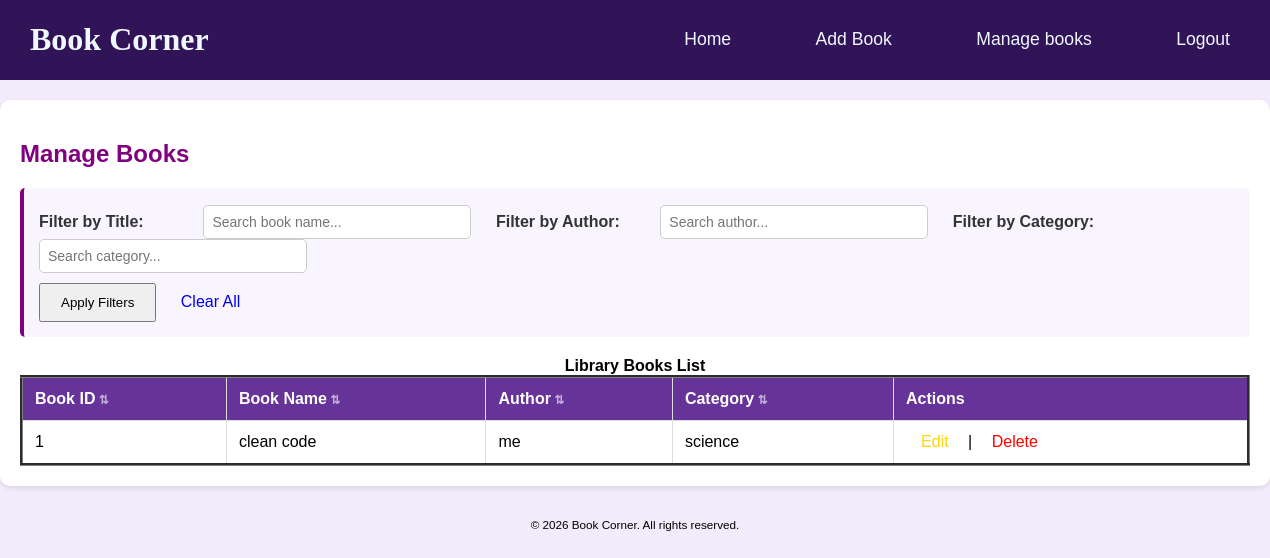
The app's page /manage-books/, older data.
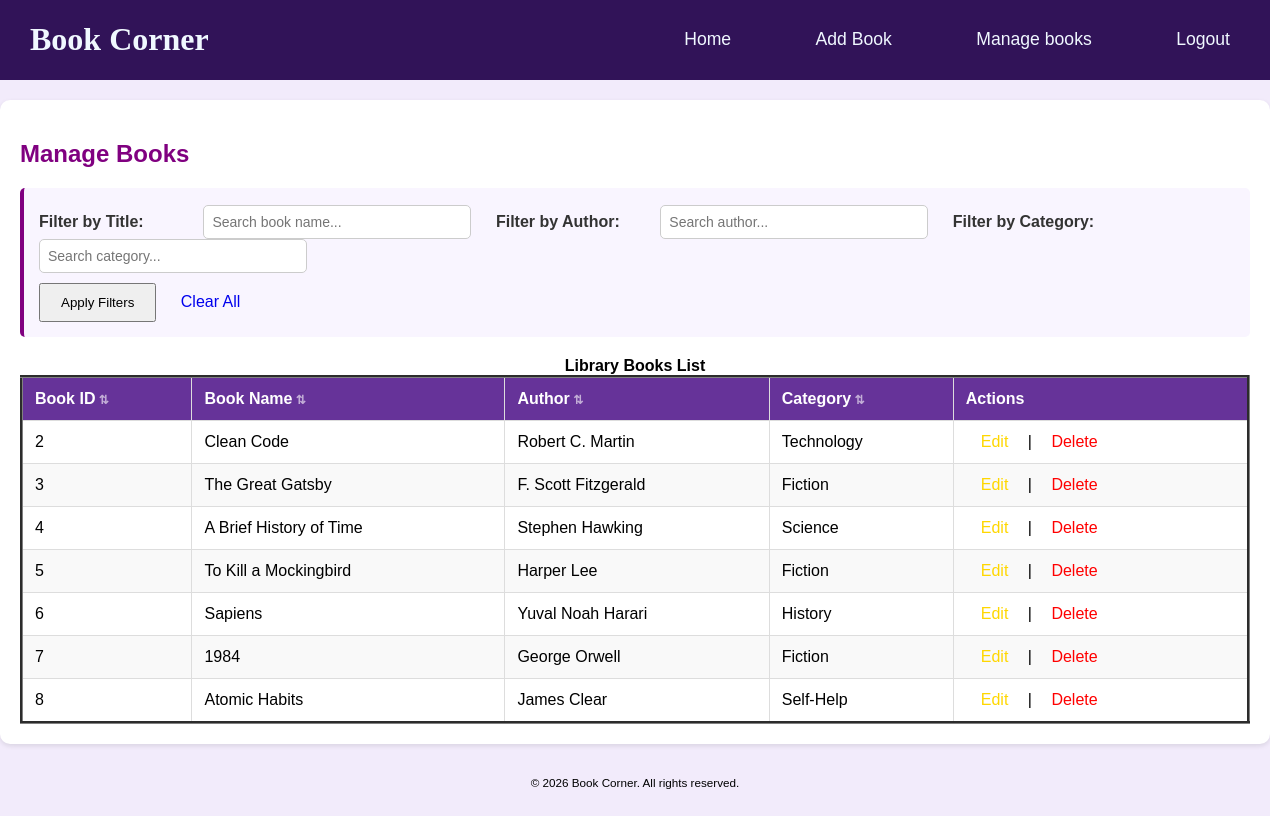
The same page, newer data.
### mysite/pages/models.py (models this page shows, shortened)
class Book(models.Model):
     title = models.CharField(max_length=200)
     author = models.CharField(max_length=100)
     category = models.CharField(max_length=100)
     description = models.TextField(blank=True)

### mysite/pages/views.py (the view)
# urls.py: path('manage-books/', manage_books, name='manage_books'),
def manage_books(request):
    books = Book.objects.all()
    title_filter = request.GET.get('title', '')
    author_filter = request.GET.get('author', '')
    category_filter = request.GET.get('category', '')
    if title_filter:
        books = books.filter(title__icontains=title_filter)
    if author_filter:
        books = books.filter(author__icontains=author_filter)
    if category_filter:
        books = books.filter(category__icontains=category_filter)
    return render(request, 'manage_books.html', {
        'books': books,
        'title_filter': title_filter,
        'author_filter': author_filter,
        'category_filter': category_filter
    })

### mysite/pages/templates/manage_books.html (shortened to what this page needs)
{% load static %}
<!DOCTYPE html>
<html lang="en">
<head>
    <link rel="stylesheet" href="{% static 'books/css/manage_books.css' %}">
</head>
<body>
    <header>
        <h1 class="logo">Book Corner</h1>
        <nav class="nav">
            <a href="{% url 'home' %}">Home</a>
            <a href="{% url 'add_book' %}">Add Book</a>
            <a href="{% url 'manage_books' %}">Manage books</a>
            <a href="{% url 'login' %}">Logout</a>
        </nav>
    </header>
    <section>
        <h2>Manage Books</h2>
        <div id="filterContainer">
            <form method="GET" id="filterForm">
                <label>Filter by Title:</label>
                <input type="text" name="title" placeholder="Search book name..." value="{{ title_filter }}">
                <label>Filter by Author:</label>
                <input type="text" name="author" placeholder="Search author..." value="{{ author_filter }}">
                <label>Filter by Category:</label>
                <input type="text" name="category" placeholder="Search category..." value="{{ category_filter }}">
                <div style="margin-top: 10px;">
                    <button type="submit" class="btn-save" style="width: auto; padding: 10px 20px;">Apply Filters</button>
                    <a href="{% url 'manage_books' %}" class="btn-clear" style="text-decoration: none; display: inline-block; padding: 10px 20px;">Clear All</a>
                </div>
            </form>
        </div>
        <table border="3" cellpadding="5" id="booksTable">
            <caption><b>Library Books List</b></caption>
            <thead>
                <tr>
                    <th class="sortable">Book ID</th>
                    <th class="sortable">Book Name</th>
                    <th class="sortable">Author</th>
                    <th class="sortable">Category</th>
                    <th>Actions</th>
                </tr>
            </thead>
            <tbody>
                {% for book in books %}
                <tr>
                    <td>{{ book.id }}</td>
                    <td>{{ book.title }}</td>
                    <td>{{ book.author }}</td>
                    <td>{{ book.category }}</td>
                    <td>
                        <a href="{% url 'edit_book' book.id %}">Edit</a> |
                        <a href="{% url 'delete_confirm' book.id %}" style="color: red;">Delete</a>
                    </td>
                </tr>
                {% empty %}
                <tr>
                    <td colspan="5" style="text-align:center;">No books found in the database.</td>
                </tr>
                {% endfor %}
            </tbody>
        </table>
    </section>
    <footer>
        <div class="footer-content">
            <p>&copy; 2026 Book Corner. All rights reserved.</p>
        </div>
    </footer>
</body>
</html>

### mysite/pages/static/books/css/manage_books.css (style rules this page uses)
body { font-family: Arial, sans-serif; margin: 0px; padding-top: 80px; padding-bottom: 60px; display:block; justify-content: center; align-items: center; min-height: 100vh; background-color: #f2ebfb; }
header { position: absolute; top: 0; left: 0; width: 100%; padding: 0 30px; background:#311358; display:flex; justify-content:space-between; align-items:center; z-index: 99; }
.logo { color: aliceblue; user-select: none; font-family:serif; }
.nav a { color: aliceblue; position: relative; font-size:1.1em; margin-left: 10px; margin-right: 70px; text-decoration:none; }
section { background-color: #fff; padding: 20px; margin-top: 20px; border-radius: 10px; box-shadow: 0 2px 5px rgba(0,0,0,0.1); }
h2 { color: #800080; }
#filterContainer { background-color: #f9f5ff; padding: 15px; margin-bottom: 20px; border-radius: 5px; border-left: 4px solid #800080; }
#filterContainer label { display: inline-block; width: 150px; margin-right: 10px; margin-top: 10px; color: #333; font-weight: bold; }
#filterContainer input { padding: 8px; margin-right: 20px; width: 250px; border-radius: 5px; border: 1px solid #ccc; font-size: 14px; }
table { width: 100%; border-collapse: collapse; margin-top: 15px; }
th, td { padding: 12px; border: 1px solid #ddd; text-align: left; }
th { background-color: #663399; color: white; font-weight: bold; cursor: pointer; user-select: none; transition: background-color 0.3s ease; }
th.sortable::after { content: " ⇅"; font-size: 12px; opacity: 0.6; }
tbody tr { transition: background-color 0.2s ease; }
tbody tr:nth-child(even) { background-color: #f9f9f9; }
td a { color: #FFD700; text-decoration: none; margin: 0 5px; padding: 5px 10px; border-radius: 3px; transition: all 0.2s ease; }
footer { color:black; padding: 20px 0; width: 100%; display: block; bottom: 0; left: 0; text-align: center; font-size: small; }
.footer-content p { margin-bottom: 10px; font-size: 0.9em; }

Row changes from the older to the newer data that the page shows:
removed Book: id "1", title "clean code", author "me", category "science"
added Book: id "2", title "Clean Code", author "Robert C. Martin", category "Technology"
added Book: id "3", title "The Great Gatsby", author "F. Scott Fitzgerald", category "Fiction"
added Book: id "4", title "A Brief History of Time", author "Stephen Hawking", category "Science"
added Book: id "5", title "To Kill a Mockingbird", author "Harper Lee", category "Fiction"
added Book: id "6", title "Sapiens", author "Yuval Noah Harari", category "History"
added Book: id "7", title "1984", author "George Orwell", category "Fiction"
added Book: id "8", title "Atomic Habits", author "James Clear", category "Self-Help"
